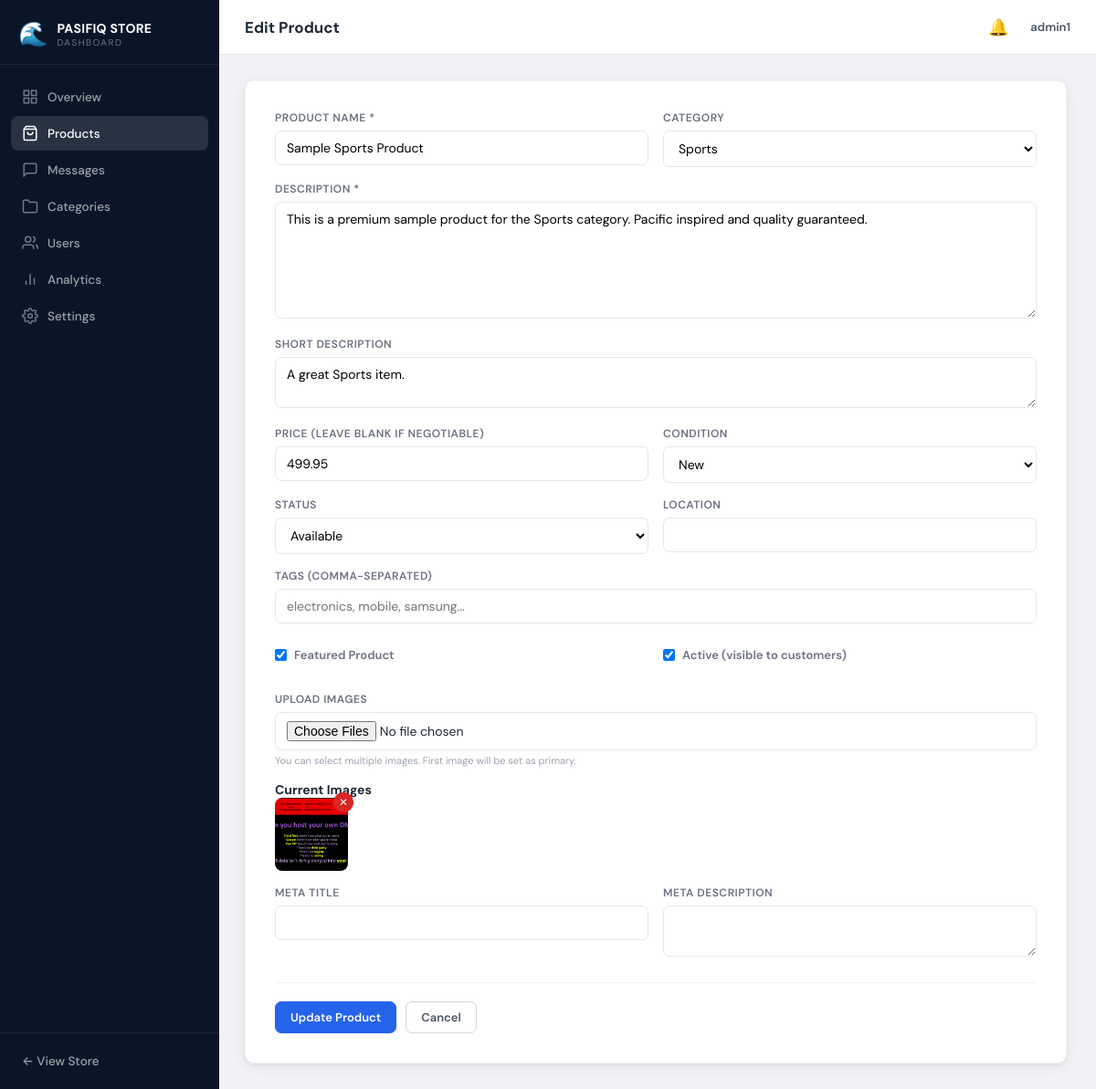
/dashboard/products/5/edit/ (signed in), run on the app's committed database.
### core/models.py (models this page shows, shortened)
class SiteSettings(models.Model):
    store_name = models.CharField(max_length=100, default='PASIFIQ STORE')
    tagline = models.CharField(max_length=200, blank=True)
    phone = models.CharField(max_length=20, blank=True)
    whatsapp = models.CharField(max_length=20, blank=True)
    email = models.EmailField(blank=True)
    address = models.TextField(blank=True)
    facebook = models.URLField(blank=True)
    instagram = models.URLField(blank=True)
    twitter = models.URLField(blank=True)
    logo = models.ImageField(upload_to='site/', blank=True, null=True)
    hero_image = models.ImageField(upload_to='site/', blank=True, null=True)
    about_text = models.TextField(blank=True)
    updated_at = models.DateTimeField(auto_now=True)
    class Meta:
        db_table = 'site_settings'
        verbose_name = 'Site Settings'
        verbose_name_plural = 'Site Settings'

### users/models.py (models this page shows, shortened)
class CustomUser(AbstractUser):
    bio = models.TextField(blank=True)
    avatar = models.ImageField(upload_to='avatars/', blank=True, null=True)
    phone = models.CharField(max_length=20, blank=True)
    location = models.CharField(max_length=100, blank=True)
    date_of_birth = models.DateField(null=True, blank=True)
    is_store_owner = models.BooleanField(default=False)
    email_notifications = models.BooleanField(default=True)
    created_at = models.DateTimeField(auto_now_add=True)
    updated_at = models.DateTimeField(auto_now=True)
    class Meta:
        db_table = 'users'
        indexes = [models.Index(fields=['username']), models.Index(fields=['email'])]

### products/models.py (models this page shows, shortened)
class Product(models.Model):
    CONDITION_CHOICES = [
        ('new', 'New'),
        ('used', 'Used'),
        ('refurbished', 'Refurbished'),
    ]
    STATUS_CHOICES = [
        ('available', 'Available'),
        ('sold', 'Sold'),
        ('reserved', 'Reserved'),
        ('coming_soon', 'Coming Soon'),
    ]
    name = models.CharField(max_length=200)
    slug = models.SlugField(unique=True, max_length=250)
    category = models.ForeignKey('categories.Category', related_name='products', on_delete=models.SET_NULL, null=True)
    description = models.TextField()
    short_description = models.CharField(max_length=300, blank=True)
    price = models.DecimalField(max_digits=10, decimal_places=2, null=True, blank=True)
    condition = models.CharField(max_length=20, choices=CONDITION_CHOICES, default='new')
    status = models.CharField(max_length=20, choices=STATUS_CHOICES, default='available')
    tags = models.CharField(max_length=500, blank=True, help_text='Comma-separated tags')
    location = models.CharField(max_length=100, blank=True)
    is_featured = models.BooleanField(default=False)
    is_active = models.BooleanField(default=True)
    specifications = models.JSONField(default=dict, blank=True)
    meta_title = models.CharField(max_length=200, blank=True)
    meta_description = models.CharField(max_length=300, blank=True)
    view_count = models.PositiveIntegerField(default=0)
    wishlist_count = models.PositiveIntegerField(default=0)
    comparison_count = models.PositiveIntegerField(default=0)
    inquiry_count = models.PositiveIntegerField(default=0)
    average_rating = models.DecimalField(max_digits=3, decimal_places=2, default=0)
    review_count = models.PositiveIntegerField(default=0)
    created_at = models.DateTimeField(auto_now_add=True)
    updated_at = models.DateTimeField(auto_now=True)
    class Meta:
        db_table = 'products'
        ordering = ['-created_at']
        indexes = [
            models.Index(fields=['slug']),
            models.Index(fields=['category']),
            models.Index(fields=['status']),
            models.Index(fields=['is_featured']),
            models.Index(fields=['-view_count']),
        ]

class ProductImage(models.Model):
    product = models.ForeignKey(Product, related_name='images', on_delete=models.CASCADE)
    image = models.ImageField(upload_to='products/')
    alt_text = models.CharField(max_length=200, blank=True)
    is_primary = models.BooleanField(default=False)
    sort_order = models.IntegerField(default=0)
    created_at = models.DateTimeField(auto_now_add=True)
    class Meta:
        db_table = 'product_images'
        ordering = ['-is_primary', 'sort_order']

### dashboard/views.py (the view)
@owner_required
def product_edit(request, pk):
    product = get_object_or_404(Product, pk=pk)
    if request.method == 'POST':
        form = ProductForm(request.POST, instance=product)
        if form.is_valid():
            product = form.save()
            new_images = request.FILES.getlist('images')
            existing_count = product.images.count()
            for i, img in enumerate(new_images):
                ProductImage.objects.create(
                    product=product,
                    image=img,
                    is_primary=(existing_count == 0 and i == 0),
                    sort_order=existing_count + i
                )
            messages.success(request, f'Product "{product.name}" updated.')
            return redirect('dashboard:product_list')
    else:
        form = ProductForm(instance=product)
    return render(request, 'dashboard/product_form.html', {
        'form': form, 'product': product, 'title': 'Edit Product'
    })

### dashboard/forms.py
class ProductForm(forms.ModelForm):
    class Meta:
        model = Product
        fields = ('name', 'category', 'description', 'short_description', 'price', 'condition', 'status', 'tags', 'location', 'is_featured', 'is_active', 'meta_title', 'meta_description')
        widgets = {
            'description': forms.Textarea(attrs={'rows': 6}),
            'short_description': forms.Textarea(attrs={'rows': 2}),
            'meta_description': forms.Textarea(attrs={'rows': 2}),
            'tags': forms.TextInput(attrs={'placeholder': 'electronics, mobile, samsung...'}),
        }

### categories/models.py (called while the page is built)
    def __str__(self):
        return self.name

### comparison/context_processors.py (called while the page is built)
def comparison_context(request):
    if request.user.is_authenticated:
        items = ComparisonItem.objects.filter(user=request.user)
    else:
        session_key = request.session.session_key
        items = ComparisonItem.objects.filter(session_key=session_key) if session_key else ComparisonItem.objects.none()
    return {
        'comparison_count': items.count(),
        'comparison_product_ids': list(items.values_list('product_id', flat=True)),
    }

### core/context_processors.py (called while the page is built)
def global_context(request):
    try:
        site_settings = SiteSettings.objects.first()
    except:
        site_settings = None
    return {
        'store_name': getattr(site_settings, 'store_name', settings.STORE_NAME),
        'store_phone': getattr(site_settings, 'phone', settings.STORE_PHONE),
        'store_whatsapp': getattr(site_settings, 'whatsapp', settings.STORE_WHATSAPP),
        'store_email': getattr(site_settings, 'email', settings.STORE_EMAIL),
        'store_address': getattr(site_settings, 'address', settings.STORE_ADDRESS),
        'site_settings': site_settings,
    }

### notifications/context_processors.py (called while the page is built)
def notifications_context(request):
    if request.user.is_authenticated and (request.user.is_store_owner or request.user.is_superuser):
        unread = Notification.objects.filter(recipient=request.user, is_read=False).count()
        recent = Notification.objects.filter(recipient=request.user).order_by('-created_at')[:5]
    else:
        unread = 0
        recent = []
    return {'unread_notifications': unread, 'recent_notifications': recent}

### wishlist/context_processors.py (called while the page is built)
def wishlist_context(request):
    if request.user.is_authenticated:
        count = WishlistItem.objects.filter(user=request.user).count()
        ids = list(WishlistItem.objects.filter(user=request.user).values_list('product_id', flat=True))
    else:
        count = 0
        ids = []
    return {'wishlist_count': count, 'wishlist_product_ids': ids}

### templates/dashboard/product_form.html (shortened to what this page needs)
{% extends 'dashboard/base.html' %}
{% block page_title %}{{ title }}{% endblock %}
{% block content %}
<div class="form-panel">
    <form method="post" enctype="multipart/form-data" class="dashboard-form">
        <div class="form-grid-2">
            <div class="form-group">
                <label>Product Name *</label>
                {{ form.name }}
            </div>
            <div class="form-group">
                <label>Category</label>
                {{ form.category }}
            </div>
            <div class="form-group form-group-full">
                <label>Description *</label>
                {{ form.description }}
            </div>
            <div class="form-group form-group-full">
                <label>Short Description</label>
                {{ form.short_description }}
            </div>
            <div class="form-group">
                <label>Price (leave blank if negotiable)</label>
                {{ form.price }}
            </div>
            <div class="form-group">
                <label>Condition</label>
                {{ form.condition }}
            </div>
            <div class="form-group">
                <label>Status</label>
                {{ form.status }}
            </div>
            <div class="form-group">
                <label>Location</label>
                {{ form.location }}
            </div>
            <div class="form-group form-group-full">
                <label>Tags (comma-separated)</label>
                {{ form.tags }}
            </div>
            <div class="form-group">
                <label class="checkbox-label">{{ form.is_featured }} Featured Product</label>
            </div>
            <div class="form-group">
                <label class="checkbox-label">{{ form.is_active }} Active (visible to customers)</label>
            </div>
            <div class="form-group form-group-full">
                <label>Upload Images</label>
                <input type="file" name="images" multiple accept="image/*" class="form-control">
                <span class="form-help">You can select multiple images. First image will be set as primary.</span>
            </div>
            {% if product %}
            <div class="form-group form-group-full">
                <h4>Current Images</h4>
                <div class="existing-images">
                    {% for image in product.images.all %}
                    <div class="existing-image">
                        <img src="{{ image.image.url }}" alt="">
                        <a href="{% url 'dashboard:delete_image' image.pk %}" class="delete-image-btn" onclick="return confirm('Delete this image?')">✕</a>
                    </div>
                    {% endfor %}
                </div>
            </div>
            {% endif %}
            <div class="form-group">
                <label>Meta Title</label>
                {{ form.meta_title }}
            </div>
            <div class="form-group">
                <label>Meta Description</label>
                {{ form.meta_description }}
            </div>
        </div>
        <div class="form-actions">
            <button type="submit" class="btn btn-primary">{% if product %}Update Product{% else %}Create Product{% endif %}</button>
            <a href="{% url 'dashboard:product_list' %}" class="btn btn-outline">Cancel</a>
        </div>
    </form>
</div>
{% endblock %}

### templates/dashboard/base.html (shortened to what this page needs)
<!DOCTYPE html>
<html lang="en">
<head>
    {% load static %}
    <link rel="stylesheet" href="{% static 'css/dashboard.css' %}">
</head>
<body class="dashboard-body">
<div class="dashboard-layout">
    <aside class="dashboard-sidebar">
        <div class="sidebar-brand">
            <span class="brand-icon">🌊</span>
            <div>
                <span class="brand-name">{{ store_name }}</span>
                <span class="brand-sub">Dashboard</span>
            </div>
        </div>
        <nav class="sidebar-nav">
            <a href="{% url 'dashboard:index' %}" class="sidebar-link {% if request.resolver_match.url_name == 'index' %}active{% endif %}">
                <svg width="18" height="18" viewBox="0 0 24 24" fill="none" stroke="currentColor" stroke-width="2"><rect x="3" y="3" width="7" height="7"/><rect x="14" y="3" width="7" height="7"/><rect x="14" y="14" width="7" height="7"/><rect x="3" y="14" width="7" height="7"/></svg>
                Overview
            </a>
            <a href="{% url 'dashboard:product_list' %}" class="sidebar-link {% if 'product' in request.resolver_match.url_name %}active{% endif %}">
                <svg width="18" height="18" viewBox="0 0 24 24" fill="none" stroke="currentColor" stroke-width="2"><path d="M6 2L3 6v14a2 2 0 0 0 2 2h14a2 2 0 0 0 2-2V6l-3-4z"/><line x1="3" y1="6" x2="21" y2="6"/><path d="M16 10a4 4 0 0 1-8 0"/></svg>
                Products
            </a>
            <a href="{% url 'dashboard:message_list' %}" class="sidebar-link {% if 'message' in request.resolver_match.url_name %}active{% endif %}">
                <svg width="18" height="18" viewBox="0 0 24 24" fill="none" stroke="currentColor" stroke-width="2"><path d="M21 15a2 2 0 0 1-2 2H7l-4 4V5a2 2 0 0 1 2-2h14a2 2 0 0 1 2 2z"/></svg>
                Messages
            </a>
            <a href="{% url 'dashboard:category_list' %}" class="sidebar-link {% if 'category' in request.resolver_match.url_name %}active{% endif %}">
                <svg width="18" height="18" viewBox="0 0 24 24" fill="none" stroke="currentColor" stroke-width="2"><path d="M22 19a2 2 0 0 1-2 2H4a2 2 0 0 1-2-2V5a2 2 0 0 1 2-2h5l2 3h9a2 2 0 0 1 2 2z"/></svg>
                Categories
            </a>
            <a href="{% url 'dashboard:user_list' %}" class="sidebar-link {% if request.resolver_match.url_name == 'user_list' %}active{% endif %}">
                <svg width="18" height="18" viewBox="0 0 24 24" fill="none" stroke="currentColor" stroke-width="2"><path d="M17 21v-2a4 4 0 0 0-4-4H5a4 4 0 0 0-4 4v2"/><circle cx="9" cy="7" r="4"/><path d="M23 21v-2a4 4 0 0 0-3-3.87"/><path d="M16 3.13a4 4 0 0 1 0 7.75"/></svg>
                Users
            </a>
            <a href="{% url 'dashboard:analytics' %}" class="sidebar-link {% if request.resolver_match.url_name == 'analytics' %}active{% endif %}">
                <svg width="18" height="18" viewBox="0 0 24 24" fill="none" stroke="currentColor" stroke-width="2"><line x1="18" y1="20" x2="18" y2="10"/><line x1="12" y1="20" x2="12" y2="4"/><line x1="6" y1="20" x2="6" y2="14"/></svg>
                Analytics
            </a>
            <a href="{% url 'dashboard:settings' %}" class="sidebar-link {% if request.resolver_match.url_name == 'settings' %}active{% endif %}">
                Settings
            </a>
        </nav>
        <div class="sidebar-footer">
            <a href="{% url 'core:home' %}" class="sidebar-link">← View Store</a>
        </div>
    </aside>
    <div class="dashboard-main">
        <header class="dashboard-topbar">
            <div class="topbar-left">
                <h1 class="dashboard-page-title">{% block page_title %}Dashboard{% endblock %}</h1>
            </div>
            <div class="topbar-right">
                <div class="notif-dropdown">
                    <button class="notif-btn" id="notifBtn">
                        🔔
                    </button>
                </div>
                <span class="topbar-user">{{ request.user.username }}</span>
            </div>
        </header>
        <div class="dashboard-content">
            {% block content %}{% endblock %}
        </div>
    </div>
</div>
</body>
</html>

### data on the page
SiteSettings: store_name "PASIFIQ STORE"
CustomUser: user.username "admin1"
Product: name "Sample Sports Product", category "Sports", description "This is a premium sample product for the Sports category. Pacific inspired and quality guaranteed.", short_description "A great Sports item.", price "499.95", condition "New", status "Available", is_featured "☑", is_active "☑"
ProductImage: image (picture)

### other printed values
{{ title }} "Edit Product"
